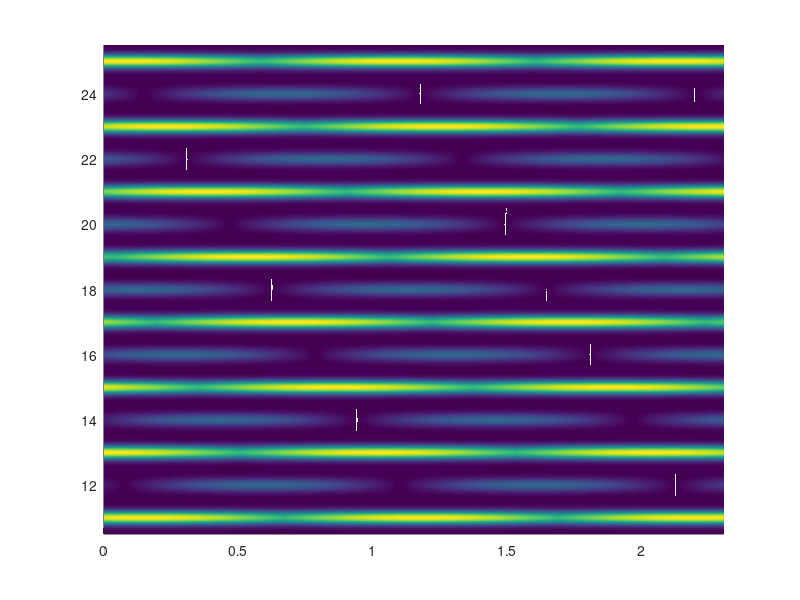

The MATLAB source for this figure: (Note: this script raises an error after producing the figure.)
taxis = linspace(0,3,256).*1e-15;
q = 11:1:25;
qvect = linspace(10.5,25.5,512);

[T,Q] = meshgrid(taxis,qvect);
Iq = zeros(size(T));
omega = 2*pi*3e8/800e-9;
DeltaE = 103e-18;
largeur = 0.2;
for ii=1:length(q)
    qq= q(ii);
    if(mod(qq,2))
        Iq = Iq + exp(-(Q-qq).^2./largeur.^2).*(1+0.5.*abs(cos(omega.*T+DeltaE.*omega.*qq)));
    else
        Iq = Iq + exp(-(Q-qq).^2./largeur.^2).*0.5.*abs(sin(omega.*T+DeltaE.*omega.*qq));
    end
end

%
figure(2)
clf
surf(T./(1.3e-15),Q,Iq)
view(2)
shading interp
axis tight
colormap(parula)

%%
load('redcmap.mat'); rcmap = cmap;
load('bluecmap.mat'); bcmap = cmap;
raxis = linspace(0,200,256).*1e-6;
thaxis = linspace(0,2*pi,256);
[R,Th] = meshgrid(raxis,thaxis);
[X,Y] = pol2cart(Th,R);
Iq2 = cell(1,length(q));
omr = 75e-6;
Ir = (R.^2)./omr.^2.*exp(-(R.^2)./omr.^2);
omb = 75e-6;
Ib = (R.^2)./omb.^2.*exp(-(R.^2)./omb.^2);

figure(3)
clf
surf(X,Y,Ir)
view(2)
shading interp
axis equal
colormap(rcmap)

figure(4)
clf
surf(X,Y,Ib)
view(2)
shading interp
axis equal
colormap(bcmap)
%%

subplot = @(m,n,p) subtightplot(m,n,p);
q = 11:1:19;
figure(5)
clf
for ii=1:length(q)
    qq= q(ii);
    if(mod(qq,2))
        Iq2{ii} = Ir.*(1+1.5.*abs(cos(Th/2+DeltaE.*omega.*qq)));
    else
        Iq2{ii} = Ir.*(1+1.5.*abs(sin(Th/2+DeltaE.*omega.*qq)));
    end
    figure(5)
    subplot(1,length(q),ii)
    surf(X,Y,Iq2{ii})
    view(2)
    shading interp
    axis equal
    colormap(bcmap)
    a=gca;
    a.Visible = 'off';
end

%%
taxis2 = linspace(0,5,256).*1e-15;
figure(44)
clf
plot(taxis,cos(omega.*taxis2))
hold on
plot(taxis,cos(2*omega.*taxis2+2*pi/3))


%%
figure(67)
clf
surf(X,Y,Th)
view(2)
shading interp
colormap(gray)
axis equal
a=gca;
a.Visible = 'off';

%%
tmp = Iq2{1};
tmpft = fftshift(fft2(tmp));
figure(5)
clf
surf(abs(tmpft))
view(2)
shading interp
